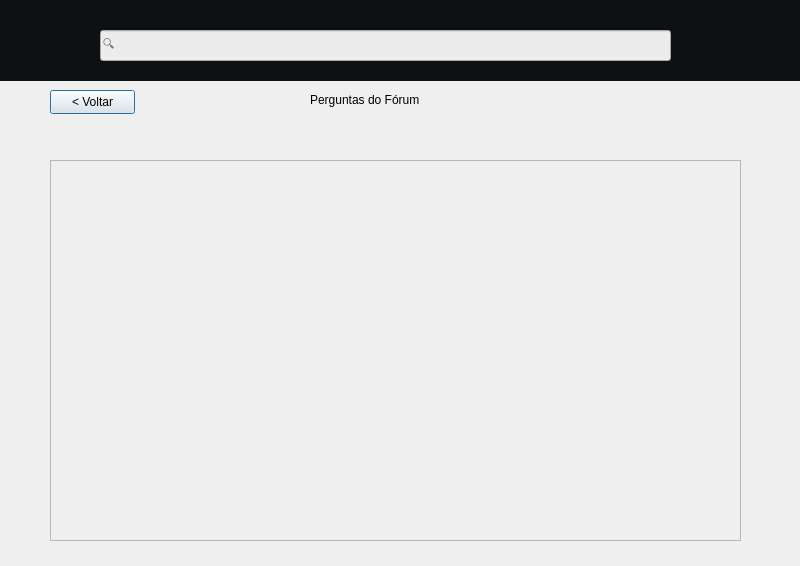
<?xml version="1.0" encoding="UTF-8"?>
<ui version="4.0">
 <class>ForumPostsDialog</class>
 <widget class="QDialog" name="ForumPostsDialog">
  <property name="geometry">
   <rect>
    <x>0</x>
    <y>0</y>
    <width>800</width>
    <height>566</height>
   </rect>
  </property>
  <property name="windowTitle">
   <string>Dialog</string>
  </property>
  <property name="styleSheet">
   <string notr="true">QDialog { 
    background-image: url(:/images/imagens/fundo_2.png);
}</string>
  </property>
  <widget class="QLineEdit" name="line_login">
   <property name="geometry">
    <rect>
     <x>100</x>
     <y>30</y>
     <width>571</width>
     <height>31</height>
    </rect>
   </property>
   <property name="styleSheet">
    <string notr="true">background-color: rgb(236, 236, 236);</string>
   </property>
   <property name="placeholderText">
    <string>🔍</string>
   </property>
  </widget>
  <widget class="QLabel" name="atendentelabel_2">
   <property name="geometry">
    <rect>
     <x>10</x>
     <y>-10</y>
     <width>91</width>
     <height>91</height>
    </rect>
   </property>
   <property name="styleSheet">
    <string notr="true">border-radiums: 20px;
</string>
   </property>
   <property name="text">
    <string/>
   </property>
   <property name="pixmap">
    <pixmap resource="icons.qrc">:/images/imagens/Logo_1.png</pixmap>
   </property>
   <property name="scaledContents">
    <bool>true</bool>
   </property>
  </widget>
  <widget class="QLabel" name="perfilButon">
   <property name="geometry">
    <rect>
     <x>730</x>
     <y>23</y>
     <width>41</width>
     <height>41</height>
    </rect>
   </property>
   <property name="styleSheet">
    <string notr="true">border-radiums: 50px;
</string>
   </property>
   <property name="text">
    <string/>
   </property>
   <property name="pixmap">
    <pixmap resource="icons.qrc">:/images/imagens/perfil.png</pixmap>
   </property>
   <property name="scaledContents">
    <bool>true</bool>
   </property>
  </widget>
  <widget class="QLabel" name="nav">
   <property name="geometry">
    <rect>
     <x>0</x>
     <y>-20</y>
     <width>971</width>
     <height>101</height>
    </rect>
   </property>
   <property name="styleSheet">
    <string notr="true">background-color: #0f1011;</string>
   </property>
   <property name="text">
    <string/>
   </property>
  </widget>
  <widget class="QLabel" name="homeButton">
   <property name="geometry">
    <rect>
     <x>680</x>
     <y>23</y>
     <width>41</width>
     <height>41</height>
    </rect>
   </property>
   <property name="styleSheet">
    <string notr="true">border-radiums: 50px;
</string>
   </property>
   <property name="text">
    <string/>
   </property>
   <property name="pixmap">
    <pixmap resource="icons.qrc">:/images/imagens/inicio.png</pixmap>
   </property>
   <property name="scaledContents">
    <bool>true</bool>
   </property>
  </widget>
  <widget class="QLabel" name="labelTitulo">
   <property name="geometry">
    <rect>
     <x>310</x>
     <y>90</y>
     <width>141</width>
     <height>20</height>
    </rect>
   </property>
   <property name="text">
    <string>Perguntas do Fórum</string>
   </property>
  </widget>
  <widget class="QScrollArea" name="scrollArea">
   <property name="geometry">
    <rect>
     <x>50</x>
     <y>160</y>
     <width>691</width>
     <height>381</height>
    </rect>
   </property>
   <property name="widgetResizable">
    <bool>true</bool>
   </property>
   <widget class="QWidget" name="scrollAreaWidgetContents">
    <property name="geometry">
     <rect>
      <x>0</x>
      <y>0</y>
      <width>689</width>
      <height>379</height>
     </rect>
    </property>
    <widget class="QWidget" name="containerPerguntas" native="true">
     <property name="geometry">
      <rect>
       <x>10</x>
       <y>10</y>
       <width>661</width>
       <height>361</height>
      </rect>
     </property>
    </widget>
   </widget>
  </widget>
  <widget class="QPushButton" name="voltarButton">
   <property name="geometry">
    <rect>
     <x>50</x>
     <y>90</y>
     <width>85</width>
     <height>24</height>
    </rect>
   </property>
   <property name="text">
    <string>&lt; Voltar</string>
   </property>
  </widget>
  <zorder>nav</zorder>
  <zorder>perfilButon</zorder>
  <zorder>atendentelabel_2</zorder>
  <zorder>line_login</zorder>
  <zorder>homeButton</zorder>
  <zorder>labelTitulo</zorder>
  <zorder>scrollArea</zorder>
  <zorder>voltarButton</zorder>
 </widget>
 <resources>
  <include location="icons.qrc"/>
 </resources>
 <connections/>
</ui>
